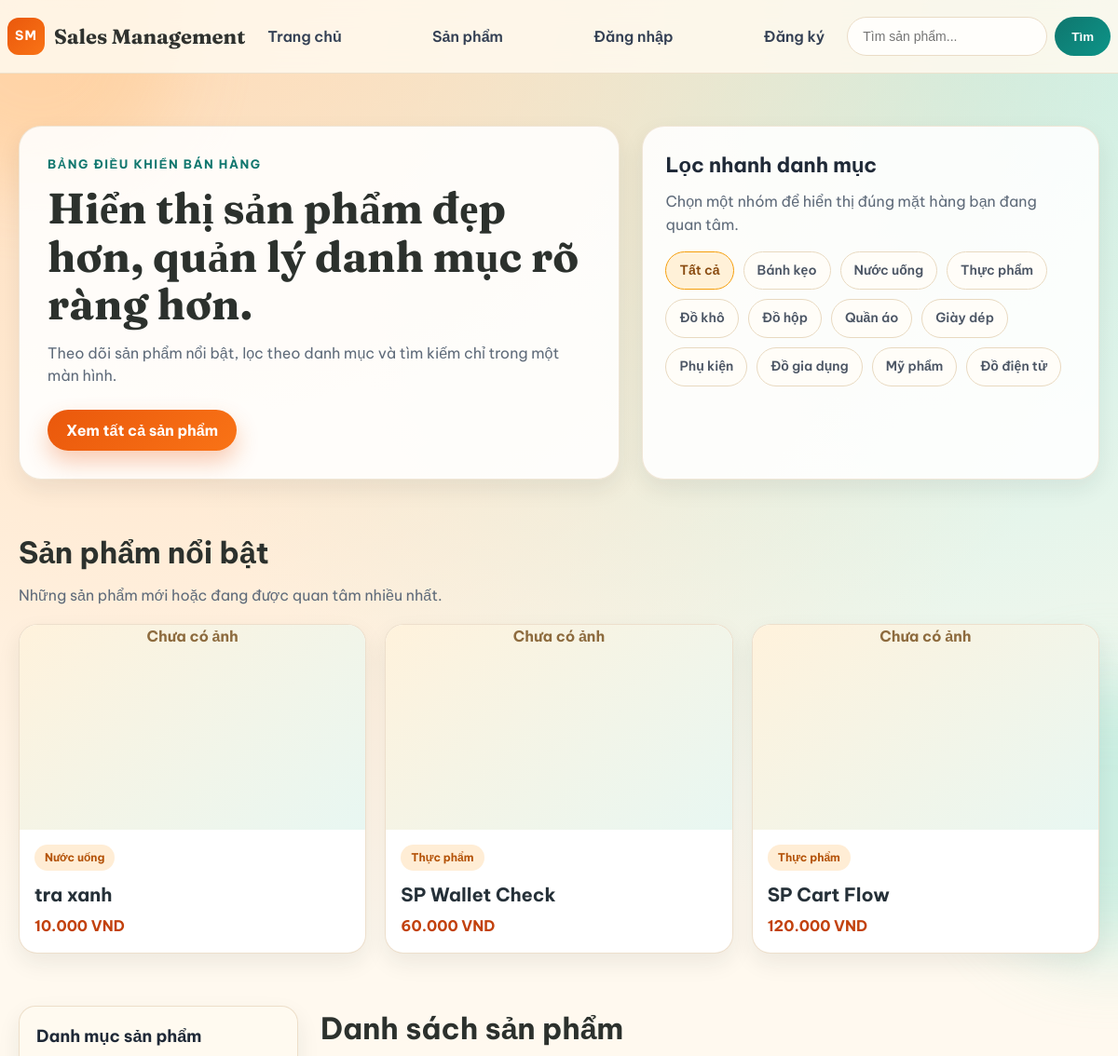
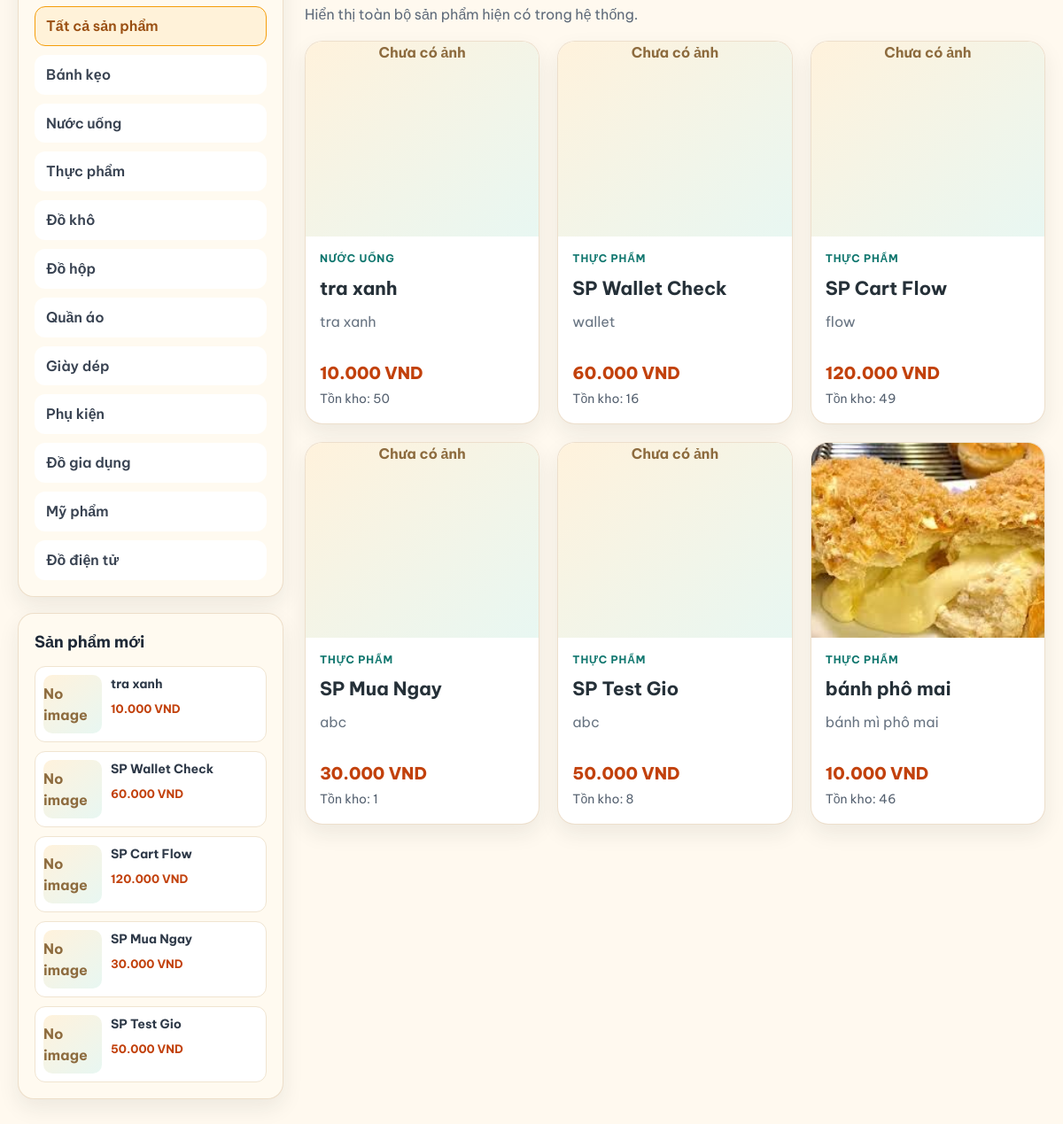
Before: / with the older database file (2 pictures, top to bottom).
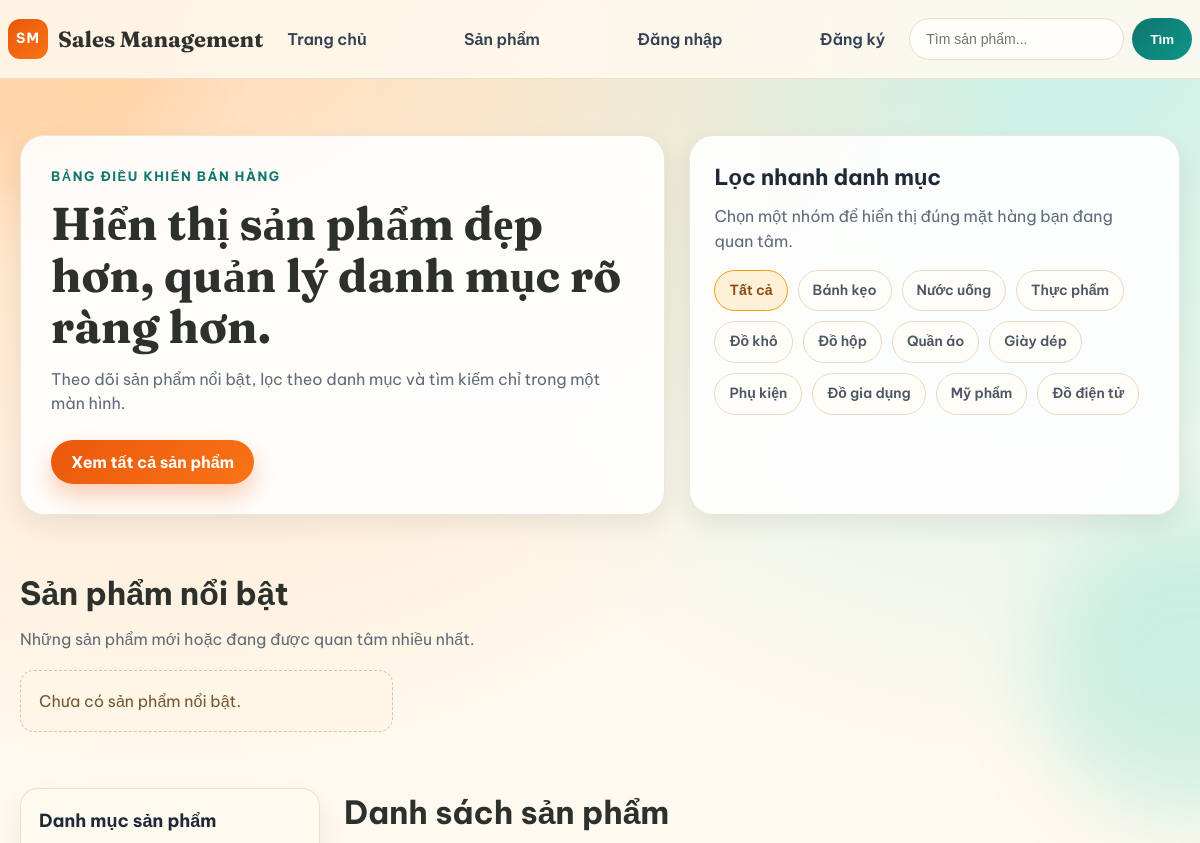
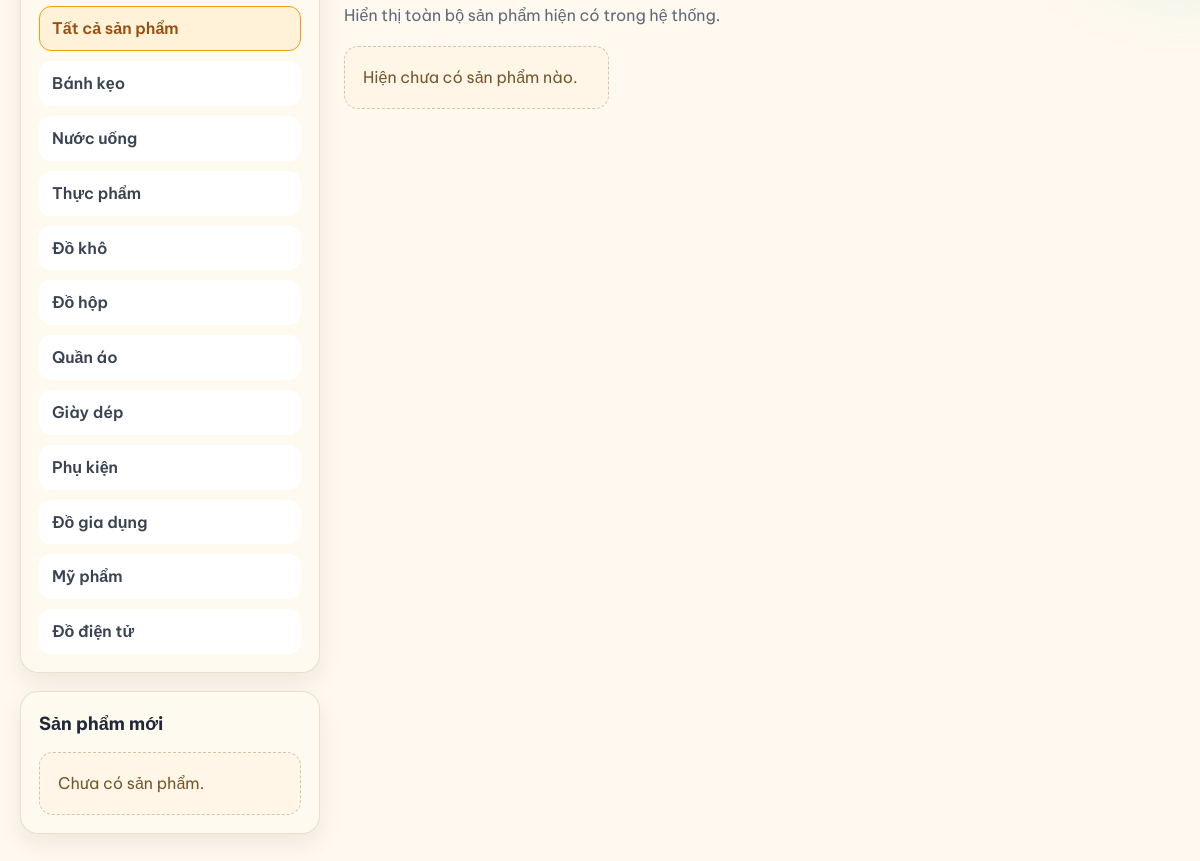
After: the same page with the newer database file (2 pictures, top to bottom).
### products/models.py (models this page shows, shortened)
class Product(models.Model):
    CATEGORY_CHOICES = [
        ('banh-keo', 'Bánh kẹo'),
        ('nuoc-uong', 'Nước uống'),
        ('thuc-pham', 'Thực phẩm'),
        ('do-kho', 'Đồ khô'),
        ('do-hop', 'Đồ hộp'),
        ('quan-ao', 'Quần áo'),
        ('giay-dep', 'Giày dép'),
        ('phu-kien', 'Phụ kiện'),
        ('do-gia-dung', 'Đồ gia dụng'),
        ('my-pham', 'Mỹ phẩm'),
        ('do-dien-tu', 'Đồ điện tử'),
    ]
    productName = models.CharField(max_length=200)
    category = models.CharField(
        max_length=50,
        choices=CATEGORY_CHOICES,
        default='thuc-pham'
    )
    slug = models.SlugField(max_length=220, unique=True, blank=True)
    description = models.TextField(blank=True, null=True)
    price = models.DecimalField(max_digits=12, decimal_places=2)
    discountPercent = models.DecimalField(
        max_digits=5,
        decimal_places=2,
        default=Decimal('0'),
        validators=[MinValueValidator(Decimal('0')), MaxValueValidator(Decimal('100'))],
    )
    stockQuantity = models.PositiveIntegerField(default=0)
    image = models.ImageField(upload_to=product_image_upload_path, blank=True, null=True)
    created_at = models.DateTimeField(auto_now_add=True)
    def get_absolute_url(self):
        return reverse('product_detail', kwargs={'slug': self.slug})
    @property
    def formatted_price(self):
        try:
            amount = int(Decimal(self.price).quantize(Decimal('1'), rounding=ROUND_HALF_UP))
        except (TypeError, ValueError, InvalidOperation):
            return ''
        return f"{amount:,}".replace(',', '.') + " VND"
    @property
    def clamped_discount_percent(self):
        try:
            discount = Decimal(self.discountPercent or 0)
        except (TypeError, ValueError, InvalidOperation):
            return Decimal('0')
        return max(Decimal('0'), min(Decimal('100'), discount))

### products/views.py (the view)
# urls.py: path('', HomeView.as_view(), name='home'),
class HomeView(View):
    template_name = 'products/home.html'
    def get(self, request):
        ensure_product_slugs()
        keyword = request.GET.get('q', '').strip()
        category = request.GET.get('category', '').strip()
        products = Product.objects.all().order_by('-id')
        products = search_products(products, keyword)
        if category:
            products = products.filter(category=category)
        slider_products = Product.objects.all().order_by('-id')[:3]
        aside_products = Product.objects.all().order_by('-id')[:5]
        categories = Product.CATEGORY_CHOICES
        return render(request, self.template_name, {
            'products': products,
            'slider_products': slider_products,
            'aside_products': aside_products,
            'categories': categories,
            'selected_category': category,
            'keyword': keyword,
            'meta_title': 'Trang chủ',
            'meta_description': 'Trang chủ hiển thị sản phẩm và danh mục sản phẩm',
            'robots_content': 'index, follow',
            'canonical_url': request.build_absolute_uri(reverse('home')),
        })

### products/views.py (called while the page is built)
def ensure_product_slugs():
    products = Product.objects.filter(slug='')
    for product in products:
        product.slug = product._generate_unique_slug()
        product.save()

def search_products(queryset, keyword):
    if keyword:
        queryset = queryset.filter(
            Q(productName__icontains=keyword) |
            Q(description__icontains=keyword) |
            Q(category__icontains=keyword)
        )
    return queryset

### templates/products/home.html (shortened to what the changed rows need)
{% load static %}
<!doctype html>
<html lang="vi">
  <head>
    <link rel="stylesheet" href="{% static 'css/home.css' %}" />
  </head>
  <body>
    <div class="page-glow page-glow-left" aria-hidden="true"></div>
    <div class="page-glow page-glow-right" aria-hidden="true"></div>
    <header class="site-header">
      <div class="container nav-wrap">
      </div>
    </header>
    <main>
      <section class="hero">
        <div class="container hero-grid">
          <div class="hero-copy">
            <h1>Hiển thị sản phẩm đẹp hơn, quản lý danh mục rõ ràng hơn.</h1>
          </div>
          <aside class="hero-filter">
            <h2>Lọc nhanh danh mục</h2>
            <div class="category-pills">
              <a
                href="{% url 'home' %}"
                class="pill {% if not selected_category %}active{% endif %}"
                >Tất cả</a
              >
              {% for value, label in categories %}
              <a
                href="{% url 'home' %}?category={{ value }}"
                class="pill {% if selected_category == value %}active{% endif %}"
                >{{ label }}</a
              >
              {% endfor %}
            </div>
          </aside>
        </div>
      </section>
      <section class="highlight-section">
        <div class="container">
          <div class="section-head">
            <h2>Sản phẩm nổi bật</h2>
          </div>
          <div class="slider-grid">
            {% for product in slider_products %}
            <a href="{{ product.get_absolute_url }}" class="slide-card">
              <div class="slide-image">
                {% if product.image %}
                <img src="{{ product.image.url }}" alt="{{ product.productName }}" />
                {% else %}
                <div class="no-image">Chưa có ảnh</div>
                {% endif %}
              </div>
              <div class="slide-info">
                <span class="chip">{{ product.get_category_display }}</span>
                <h3>{{ product.productName }}</h3>
                {% if product.clamped_discount_percent > 0 %}
                <p>{{ product.formatted_discounted_price }}</p>
                <p class="price-old">Giá gốc: {{ product.formatted_price }}</p>
                {% else %}
                <p>{{ product.formatted_price }}</p>
                {% endif %}
              </div>
            </a>
            {% empty %}
            <p class="empty-state">Chưa có sản phẩm nổi bật.</p>
            {% endfor %}
          </div>
        </div>
      </section>
      <section class="main-content">
        <div class="container layout-grid">
          <aside class="sidebar">
            <div class="aside-box">
              <ul class="category-list">
                {% for value, label in categories %}
                <li>
                  <a
                    href="{% url 'home' %}?category={{ value }}"
                    >{{ label }}</a
                  >
                </li>
                {% endfor %}
              </ul>
            </div>
            <div class="aside-box">
              <div class="aside-products">
                {% for product in aside_products %}
                <a href="{{ product.get_absolute_url }}" class="aside-product">
                  {% if product.image %}
                  <img src="{{ product.image.url }}" alt="{{ product.productName }}" />
                  {% else %}
                  <div class="mini-no-image">No image</div>
                  {% endif %}
                  <div class="aside-copy">
                    <p class="aside-name">{{ product.productName }}</p>
                    {% if product.clamped_discount_percent > 0 %}
                    <p class="aside-price">{{ product.formatted_discounted_price }}</p>
                    <p class="aside-price-old">{{ product.formatted_price }}</p>
                    {% else %}
                    <p class="aside-price">{{ product.formatted_price }}</p>
                    {% endif %}
                  </div>
                </a>
                {% empty %}
                <p class="empty-state">Chưa có sản phẩm.</p>
                {% endfor %}
              </div>
            </div>
          </aside>
          <div class="content-area">
            <div class="content-head">
              <h2>Danh sách sản phẩm</h2>
            </div>
            <div class="product-grid">
              {% for product in products %}
              <article class="product-card">
                <a href="{{ product.get_absolute_url }}" class="product-link">
                  <div class="product-image">
                    {% if product.image %}
                    <img src="{{ product.image.url }}" alt="{{ product.productName }}" />
                    {% else %}
                    <div class="no-image">Chưa có ảnh</div>
                    {% endif %}
                  </div>
                  <div class="product-info">
                    <p class="product-category">{{ product.get_category_display }}</p>
                    <h3>{{ product.productName }}</h3>
                    <p class="product-desc">
                      {% if product.description %}
                      {{ product.description|truncatechars:90 }}
                      {% else %}
                      Không có mô tả.
                      {% endif %}
                    </p>
                    {% if product.clamped_discount_percent > 0 %}
                    <p class="price">{{ product.formatted_discounted_price }}</p>
                    <p class="price-old">{{ product.formatted_price }}</p>
                    <p class="discount-chip">-{{ product.clamped_discount_percent|floatformat:"-2" }}%</p>
                    {% else %}
                    <p class="price">{{ product.formatted_price }}</p>
                    {% endif %}
                    <p class="stock">Tồn kho: {{ product.stockQuantity }}</p>
                  </div>
                </a>
              </article>
              {% empty %}
              <p class="empty-state">Hiện chưa có sản phẩm nào.</p>
              {% endfor %}
            </div>
          </div>
        </div>
      </section>
    </main>
  </body>
</html>

Changed rows visible on the page:
removed Product: image "Chưa có ảnh", category "Nước uống", productName "tra xanh", formatted_price "10.000 VND", category "NƯỚC UỐNG", description "tra xanh", stockQuantity "50"
removed Product: image "Chưa có ảnh", category "Thực phẩm", productName "SP Wallet Check", formatted_price "60.000 VND", category "THỰC PHẨM", description "wallet", stockQuantity "16"
removed Product: image "Chưa có ảnh", category "Thực phẩm", productName "SP Cart Flow", formatted_price "120.000 VND", category "THỰC PHẨM", description "flow", stockQuantity "49"
removed Product: image "No image", productName "SP Mua Ngay", formatted_price "30.000 VND", category "THỰC PHẨM", description "abc", stockQuantity "1"
removed Product: image "No image", productName "SP Test Gio", formatted_price "50.000 VND", category "THỰC PHẨM", description "abc", stockQuantity "8"
removed Product: image (picture), category "THỰC PHẨM", productName "bánh phô mai", description "bánh mì phô mai", formatted_price "10.000 VND", stockQuantity "46", shown under "Danh sách sản phẩm"
Other visible differences:
text now shown: "Chưa có sản phẩm nổi bật. Chưa có sản phẩm. Hiện chưa có sản phẩm nào."
